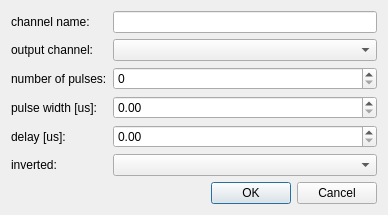
<?xml version="1.0" encoding="UTF-8"?>
<ui version="4.0">
 <class>ChannelUi</class>
 <widget class="QDialog" name="ChannelUi">
  <property name="geometry">
   <rect>
    <x>0</x>
    <y>0</y>
    <width>388</width>
    <height>177</height>
   </rect>
  </property>
  <property name="windowTitle">
   <string>Dialog</string>
  </property>
  <property name="locale">
   <locale language="English" country="UnitedStates"/>
  </property>
  <layout class="QFormLayout" name="formLayout">
   <item row="1" column="0">
    <widget class="QLabel" name="label">
     <property name="text">
      <string>output channel:</string>
     </property>
    </widget>
   </item>
   <item row="1" column="1">
    <widget class="QComboBox" name="comboBox_out_ch"/>
   </item>
   <item row="6" column="0" colspan="2">
    <widget class="QDialogButtonBox" name="buttonBox">
     <property name="orientation">
      <enum>Qt::Horizontal</enum>
     </property>
     <property name="standardButtons">
      <set>QDialogButtonBox::Cancel|QDialogButtonBox::Ok</set>
     </property>
    </widget>
   </item>
   <item row="2" column="0">
    <widget class="QLabel" name="label_2">
     <property name="text">
      <string>number of pulses:</string>
     </property>
    </widget>
   </item>
   <item row="2" column="1">
    <widget class="QSpinBox" name="spinBox_num_pulses">
     <property name="maximum">
      <number>1000</number>
     </property>
    </widget>
   </item>
   <item row="3" column="0">
    <widget class="QLabel" name="label_3">
     <property name="text">
      <string>pulse width [us]:</string>
     </property>
    </widget>
   </item>
   <item row="0" column="0">
    <widget class="QLabel" name="label_4">
     <property name="text">
      <string>channel name:</string>
     </property>
    </widget>
   </item>
   <item row="0" column="1">
    <widget class="QLineEdit" name="lineEdit_chan_name"/>
   </item>
   <item row="3" column="1">
    <widget class="QDoubleSpinBox" name="doubleSpinBox_pulse_width_us">
     <property name="maximum">
      <double>10000000.000000000000000</double>
     </property>
    </widget>
   </item>
   <item row="4" column="0">
    <widget class="QLabel" name="label_5">
     <property name="text">
      <string>delay [us]:</string>
     </property>
    </widget>
   </item>
   <item row="4" column="1">
    <widget class="QDoubleSpinBox" name="doubleSpinBox_delay_us">
     <property name="maximum">
      <double>10000000.000000000000000</double>
     </property>
    </widget>
   </item>
   <item row="5" column="0">
    <widget class="QLabel" name="label_6">
     <property name="text">
      <string>inverted:</string>
     </property>
    </widget>
   </item>
   <item row="5" column="1">
    <widget class="QComboBox" name="comboBox_inverted"/>
   </item>
  </layout>
 </widget>
 <resources/>
 <connections>
  <connection>
   <sender>buttonBox</sender>
   <signal>accepted()</signal>
   <receiver>ChannelUi</receiver>
   <slot>accept()</slot>
   <hints>
    <hint type="sourcelabel">
     <x>248</x>
     <y>254</y>
    </hint>
    <hint type="destinationlabel">
     <x>157</x>
     <y>274</y>
    </hint>
   </hints>
  </connection>
  <connection>
   <sender>buttonBox</sender>
   <signal>rejected()</signal>
   <receiver>ChannelUi</receiver>
   <slot>reject()</slot>
   <hints>
    <hint type="sourcelabel">
     <x>316</x>
     <y>260</y>
    </hint>
    <hint type="destinationlabel">
     <x>286</x>
     <y>274</y>
    </hint>
   </hints>
  </connection>
 </connections>
</ui>
